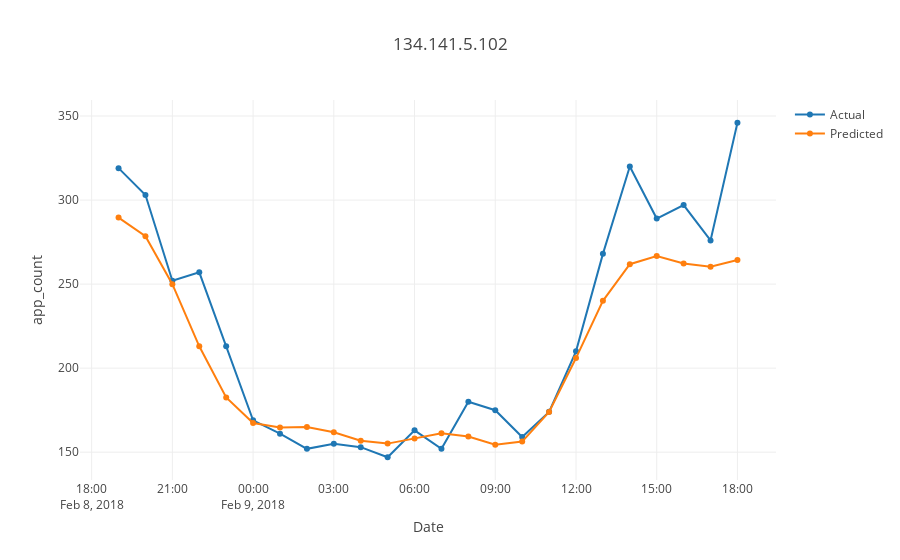

Write notebook code for a chart like this one.
### Code cell
tt = prophet_df[prophet_df.source=='134.141.5.102']
plot_test1(tt.ds,tt.y,tt.yhat,'134.141.5.102')
